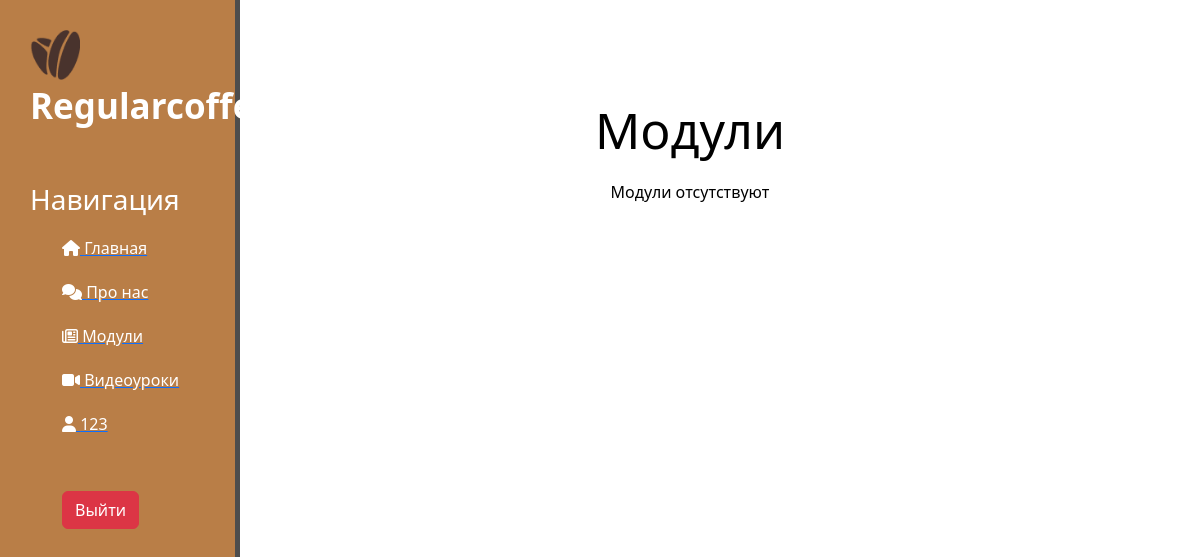
Page /news/ (signed in) on the earlier database version.
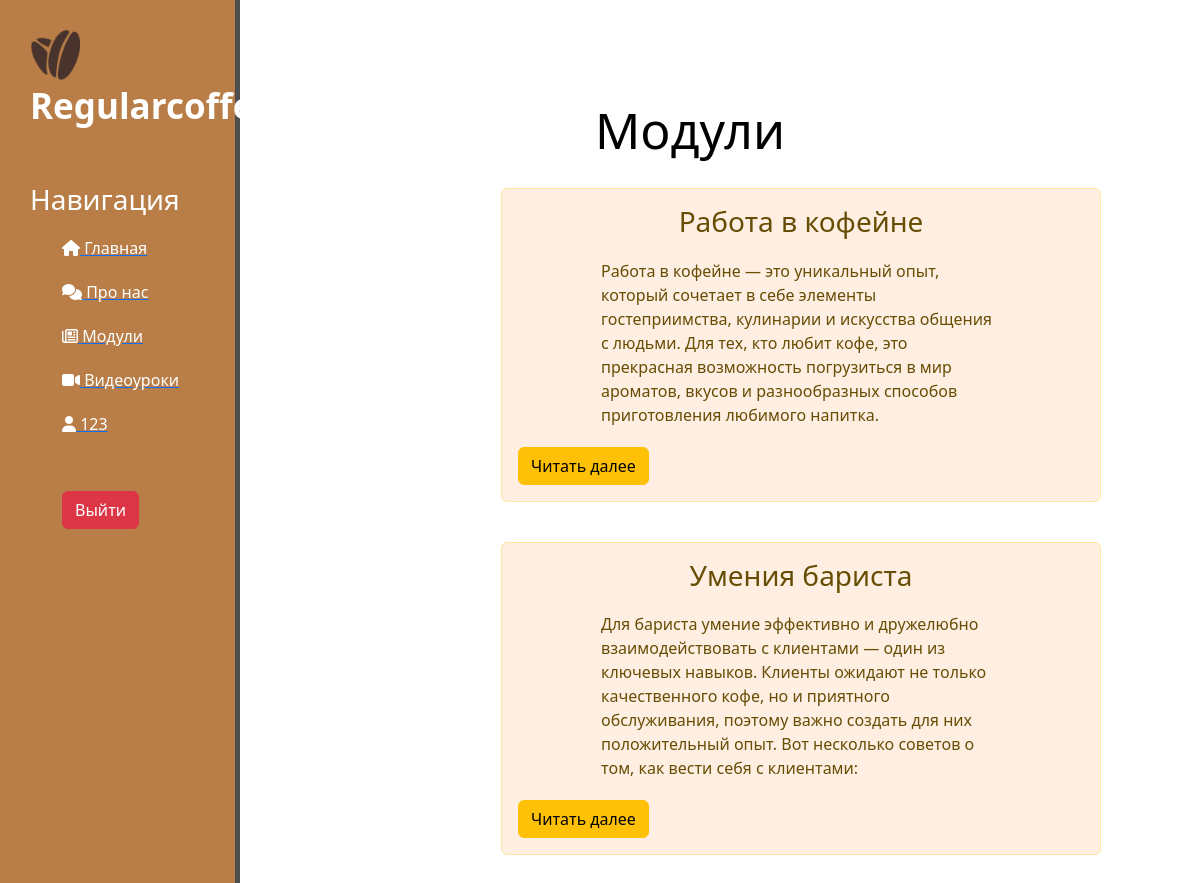
Same page on the later database version.
### users/models.py (models this page shows)
class User(AbstractUser):
    photo = models.ImageField(upload_to="users/%Y/%m/%d/", blank=True, null=True, verbose_name="Фотография")
    date_birth = models.DateTimeField(blank=True, null=True, verbose_name="Дата рождения")

### news/models.py (models this page shows, shortened)
class Artiles(models.Model):
    title = models.CharField('Название', max_length=50)
    anons =  models.CharField('Анонс', max_length=350)
    full_text = models.TextField('Статья')
    date = models.DateTimeField('Дата публикации')
    class Meta:
        verbose_name='Новость'
        verbose_name_plural = 'Новости'

### news/views.py (the view)
# urls.py: path('',views.news_home, name='news_home'),
@login_required
def news_home(request):
    news = Artiles.objects.order_by('-date')
    return render(request, 'news/news_hime.html', {'news': news})

### news/templates/news/news_hime.html (shortened to what this page needs)
{% extends 'main/layout.html' %}
{% block content %}
    <div class="features">
        <h1>Модули</h1>
        {% if news %}
            {% for el in news %}
            <div class="alert alert-warning" >
                <h3 align="center">{{ el.title }}</h3>
                <p>{{ el.anons }}</p>
                <a href="{% url 'news-detail' el.id %}" class="btn btn-warning">Читать далее</a>
            </div>
            {% endfor %}
        {% else  %}
            <p>Модули отсутствуют</p>
        {% endif %}
    </div>
{% endblock %}

### main/templates/main/layout.html (shortened to what this page needs)
{% load static %}
<!doctype html>
<html lang="ru">
<head>
    <link rel="stylesheet" href="https://cdn.jsdelivr.net/npm/bootstrap@5.3.2/dist/css/bootstrap.min.css">
    <link rel="stylesheet" href="{% static 'main/css/main.css' %}">
</head>
<body>
    <aside>
        <img src="{% static 'main/img/logo-icon.png' %}"  alt="">
        <span class="logo">Regularcoffee</span>
        <h3>Навигация</h3>
        <ul>
            <a href="{% url 'home' %}"><li><i class="fa fa-solid fa-house"></i> Главная</li></a>
            <a href="{% url 'about' %}"><li><i class="fa-solid fa-comments"></i> Про нас</li></a>
            <a href="{% url 'news_home' %}"><li><i class="fa-regular fa-newspaper"></i> Модули</li></a>
            <a href="{% url 'video' %}"><li><i class="fa-solid fa-video"></i> Видеоуроки</li></a>
            {% if user.is_authenticated %}
            <a href="{% url 'users:profile' %}"><li><i class="fa-solid fa-user"></i> {{user.username}}</li></a>
            <p><button class="btn btn-danger" type="submit">Выйти</button></form></p>
            {% else %}
            <a href="{% url 'users:login' %}"><li><i class="fa-solid fa-envelope"></i> Войти </li></a>
            <a href="{% url 'users:register' %}"><li><i class="fa-solid fa-address-card"></i> Регистрация </li></a>
             {% endif %}
        </ul>
    </aside>
    <main>
        {% block content %}
        {% endblock %}
    </main>
</body>
</html>

### main/static/main/css/main.css (style rules this page uses)
body { background: #FFFFFF }
aside { float: left; background: #B97E47; width: 20%; padding: 2.5%; height: 1500px; color: #fff; border-right: 5px solid #4d4d4d }
aside img { width: 50px; height: 50px; }
aside .logo { font-size: 35px; margin-left: 10 px; font-weight: bold; }
aside h3 { margin-top: 50px; font-size: 28px; }
aside ul { list-style: none }
aside ul li { color: #fff; display: block; margin-top: 20px; transition: transform .6s ease }
main .features { float: left; color: black; margin-top: 100px; text-align: center; width:75% }
main .features h1 { font-size: 50px; }
main .features p { max-width: 400px;margin: 20px auto; }
.alert-warning { float: left; clear: both; width: 600px; margin: 20px 29%; text-align: left; background: #FFEFE3; }
.btn-danger { margin-top: 5px; }

Differences in the rows shown:
added Artiles: title "Работа в кофейне", anons "Работа в кофейне — это уникальный опыт, который сочетает в себе элементы гостеприимства, кулинарии и искусства общения с людьми. Для тех, кто любит кофе, это прекрасная возможность погрузиться в мир ароматов, вкусов и разнообразных способов приготовления любимого напитка."
added Artiles: title "Умения бариста", anons "Для бариста умение эффективно и дружелюбно взаимодействовать с клиентами — один из ключевых навыков. Клиенты ожидают не только качественного кофе, но и приятного обслуживания, поэтому важно создать для них положительный опыт. Вот несколько советов о том, как вести себя с клиентами:"
Other differences:
text no longer shown: "Модули отсутствуют"
